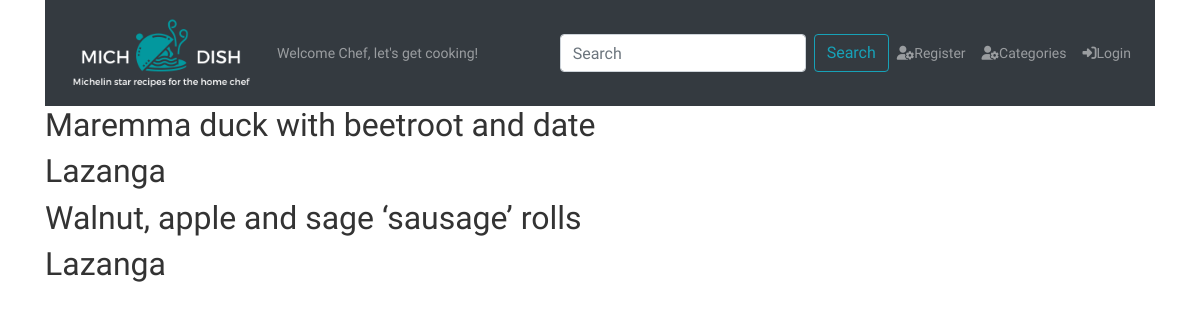
The page /category/3 on the database its author committed.
### dish/models.py (models this page shows, shortened)
class Dish(models.Model):
    title = models.CharField(max_length=255)
    recipe = models.TextField(help_text="Instructions for how to make the dish.")
    description = models.TextField(blank=True, help_text="Describe the dish, its history and why you were inspired to make it.")
    ingredients = models.TextField(help_text="Add each ingredient on a new line.")
    prep_time = models.IntegerField(help_text="Prep time in minutes.")
    cook_time = models.IntegerField(help_text="Cook time in minutes.")
    servings = models.IntegerField()
    profile_pic = models.ImageField(
        upload_to=dish_directory_path,
        default= 'dishes/blank-dish.jpg',
        blank=True,
        null=True,
        )
    categories = models.ManyToManyField(Category, related_name='dishes', help_text="Select all categories that apply.")
    poster = models.ForeignKey(User, related_name='user_dishes', on_delete=models.CASCADE)
    user_likes = models.ManyToManyField(User, related_name='liked_dishes')
    created_at = models.DateField(auto_now_add=True)
    updated_at = models.DateField(auto_now=True)

### dish/views.py (the view)
# urls.py: path('<int:category_id>', views.category_dishes, name="category_dishes"),
def category_dishes(request, category_id):
    user = request.user #User.objects.get(id=request.session['user_id'])
    category = Category.objects.get(id=category_id)
    context = {
        'user': user,
        'category' : category,
        'dishes': Dish.objects.filter(categories__in=[category_id]).order_by('ratings__rating') #category.dishes.all().order_by('rating__rating'),
    }
    return render(request, 'dish/category_dishes.html', context)

### dish/templates/dish/category_dishes.html (shortened to what this page needs)
{% extends 'dish/base.html' %}
{% load static %}
{% block css %}
<link rel="stylesheet" href="{% static 'dish/css/categories.css' %}">
{% endblock css %}
{% block profile %}
{% if user.is_authenticated %}
<a href="{% url 'accounts:user_profile' profiled_user_id=user.id %}" class="nav-link"><i class="fas fa-user-cog"></i>Profile</a>
{% else %}
<a href="{% url 'accounts:signup' %}" class="nav-link"><i class="fas fa-user-cog"></i>Register</a>
{% endif %}
{% endblock profile %}
{% block login %}
{% if user.is_authenticated %}
  <a href="{% url 'logout' %}" class="nav-link"><i class="fas fa-sign-out-alt"></i>Logout</a>
  {% else %}
  <a href="{% url 'login' %}" class="nav-link"><i class="fas fa-sign-in-alt"></i>Login</a>
  {% endif %}
{% endblock login %}
{% block content %}
<div class="container">
    {% for dish in dishes %}
    <div class="row" id="title">
        <h2>{{ dish.title }}</h2>
    </div>
    {% endfor %}
</div>
{% endblock %}

### dish/static/dish/css/style.css (style rules this page uses)
* { box-sizing: border-box; }
body { margin: 0; padding: 0; font-size: 14px; font-family: "Roboto","Lucida Grande","DejaVu Sans","Bitstream Vera Sans",Verdana,Arial,sans-serif; color: #333; background: #fff; }

### rows shown on the page
Dish: title "Maremma duck with beetroot and date"
Dish: title "Lazanga"
Dish: title "Walnut, apple and sage ‘sausage’ rolls"
Dish: title "Lazanga"
